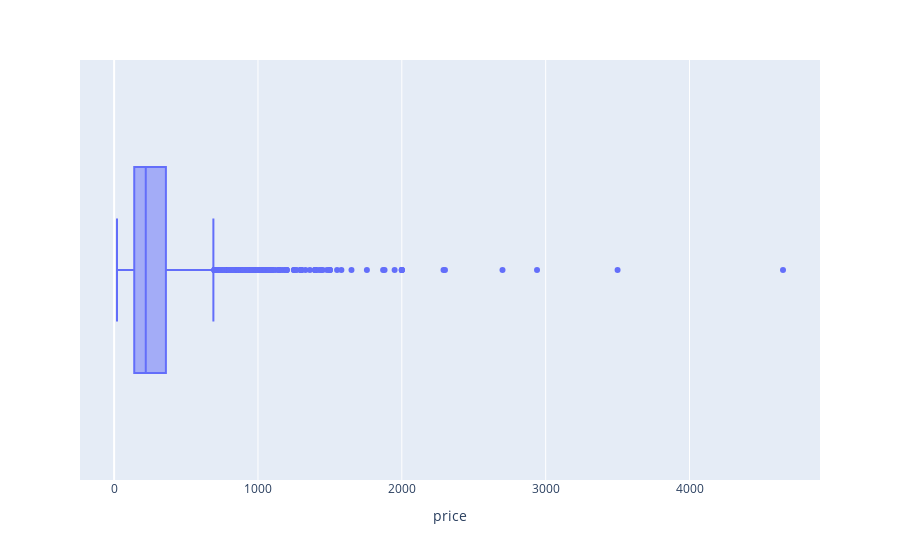

Source (notebook cell):
### Markdown cell above
Most phones recieve from 20-40 likes

### Code cell
pdf = df[['price']]
px.box(pdf, x='price')

### Figure 1 — Plotly figure (JSON) as saved in the notebook; plotly's stock layout.template omitted (floating-point values rounded to 4 significant figures; data arrays with more than 128 entries replaced by an {"elided": "..."} marker saying what was removed)
{"data": [{"alignmentgroup": "True", "hovertemplate": "price=%{x}<extra></extra>", "legendgroup": "", "marker": {"color": "#636efa"}, "name": "", "notched": false, "offsetgroup": "", "orientation": "h", "showlegend": false, "type": "box", "x": {"elided": "2158 float values"}, "x0": " ", "xaxis": "x", "y0": " ", "yaxis": "y"}], "layout": {"boxmode": "group", "legend": {"tracegroupgap": 0}, "margin": {"t": 60}, "xaxis": {"anchor": "y", "domain": [0, 1], "title": {"text": "price"}}, "yaxis": {"anchor": "x", "domain": [0, 1]}}}
